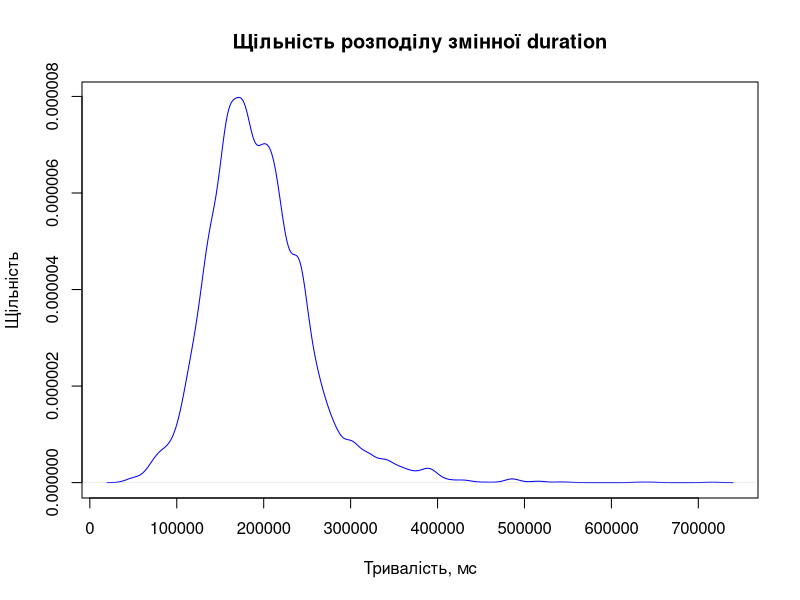

This chart was generated by the following R code:
options(scipen=5)

songs <- read.csv(file = 'tiktok.csv')
durations <- songs$duration
plot(density(durations),
     main="Щільність розподілу змінної duration", 
     xlab="Тривалість, мс", 
     ylab="Щільність", 
     col = "blue"
     )